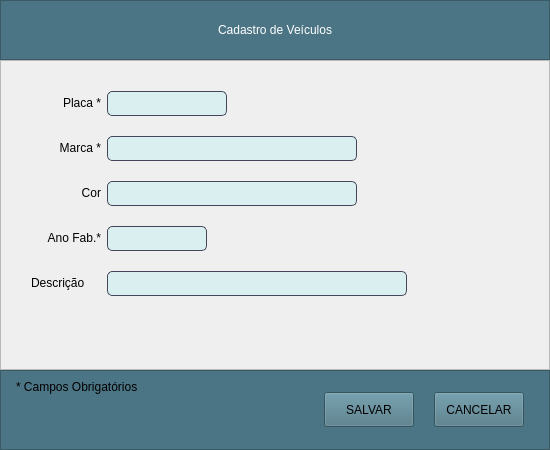
<?xml version="1.0" encoding="UTF-8"?>
<ui version="4.0">
 <class>Janela_Veiculo</class>
 <widget class="QMainWindow" name="Janela_Veiculo">
  <property name="windowModality">
   <enum>Qt::ApplicationModal</enum>
  </property>
  <property name="geometry">
   <rect>
    <x>0</x>
    <y>0</y>
    <width>550</width>
    <height>450</height>
   </rect>
  </property>
  <property name="minimumSize">
   <size>
    <width>550</width>
    <height>450</height>
   </size>
  </property>
  <property name="maximumSize">
   <size>
    <width>550</width>
    <height>450</height>
   </size>
  </property>
  <property name="windowTitle">
   <string>MainWindow</string>
  </property>
  <widget class="QWidget" name="centralwidget">
   <layout class="QVBoxLayout" name="verticalLayout">
    <property name="spacing">
     <number>0</number>
    </property>
    <property name="leftMargin">
     <number>0</number>
    </property>
    <property name="topMargin">
     <number>0</number>
    </property>
    <property name="rightMargin">
     <number>0</number>
    </property>
    <property name="bottomMargin">
     <number>0</number>
    </property>
    <item>
     <widget class="QFrame" name="frame">
      <property name="minimumSize">
       <size>
        <width>0</width>
        <height>60</height>
       </size>
      </property>
      <property name="maximumSize">
       <size>
        <width>16777215</width>
        <height>60</height>
       </size>
      </property>
      <property name="styleSheet">
       <string notr="true">background-color: rgb(75, 117, 132);</string>
      </property>
      <property name="frameShape">
       <enum>QFrame::StyledPanel</enum>
      </property>
      <property name="frameShadow">
       <enum>QFrame::Raised</enum>
      </property>
      <layout class="QHBoxLayout" name="horizontalLayout_2">
       <item>
        <widget class="QLabel" name="label_titulo">
         <property name="styleSheet">
          <string notr="true">font: 87 12pt &quot;Arial Black&quot;;
color: rgb(255, 255, 255);</string>
         </property>
         <property name="text">
          <string>Cadastro de Veículos</string>
         </property>
         <property name="alignment">
          <set>Qt::AlignCenter</set>
         </property>
        </widget>
       </item>
      </layout>
     </widget>
    </item>
    <item>
     <widget class="QFrame" name="frame_2">
      <property name="minimumSize">
       <size>
        <width>70</width>
        <height>0</height>
       </size>
      </property>
      <property name="styleSheet">
       <string notr="true">QLineEdit, QTextEdit{
	border-radius: 5px;
	border: 0.5px solid #44475a;
	font:11pt &quot;MS Shell Dlg 2&quot;;
	padding: 1px;
	background-color: #DAEFF0;
}
QLabel{
	font: 75 11pt &quot;Arial&quot;;
}
QComboBox{
	font: 9pt &quot;MS Shell Dlg 2&quot;;
}
QDateEdit{
	font: 9pt &quot;MS Shell Dlg 2&quot;;
}
QLineEdit:focus{
	border: 1.5px solid #44475a;
}</string>
      </property>
      <property name="frameShape">
       <enum>QFrame::StyledPanel</enum>
      </property>
      <property name="frameShadow">
       <enum>QFrame::Raised</enum>
      </property>
      <layout class="QFormLayout" name="formLayout">
       <property name="formAlignment">
        <set>Qt::AlignLeading|Qt::AlignLeft|Qt::AlignTop</set>
       </property>
       <property name="verticalSpacing">
        <number>20</number>
       </property>
       <property name="leftMargin">
        <number>30</number>
       </property>
       <property name="topMargin">
        <number>30</number>
       </property>
       <item row="0" column="0">
        <widget class="QLabel" name="label_4">
         <property name="minimumSize">
          <size>
           <width>70</width>
           <height>0</height>
          </size>
         </property>
         <property name="text">
          <string>Placa *</string>
         </property>
         <property name="alignment">
          <set>Qt::AlignRight|Qt::AlignTrailing|Qt::AlignVCenter</set>
         </property>
        </widget>
       </item>
       <item row="0" column="1">
        <widget class="QLineEdit" name="placa">
         <property name="minimumSize">
          <size>
           <width>120</width>
           <height>25</height>
          </size>
         </property>
         <property name="maximumSize">
          <size>
           <width>120</width>
           <height>25</height>
          </size>
         </property>
         <property name="maxLength">
          <number>7</number>
         </property>
         <property name="clearButtonEnabled">
          <bool>true</bool>
         </property>
        </widget>
       </item>
       <item row="1" column="0">
        <widget class="QLabel" name="label_2">
         <property name="minimumSize">
          <size>
           <width>70</width>
           <height>0</height>
          </size>
         </property>
         <property name="text">
          <string>Marca *</string>
         </property>
         <property name="alignment">
          <set>Qt::AlignRight|Qt::AlignTrailing|Qt::AlignVCenter</set>
         </property>
        </widget>
       </item>
       <item row="1" column="1">
        <widget class="QLineEdit" name="marca">
         <property name="minimumSize">
          <size>
           <width>250</width>
           <height>25</height>
          </size>
         </property>
         <property name="maximumSize">
          <size>
           <width>250</width>
           <height>25</height>
          </size>
         </property>
         <property name="clearButtonEnabled">
          <bool>true</bool>
         </property>
        </widget>
       </item>
       <item row="2" column="1">
        <widget class="QLineEdit" name="cor">
         <property name="minimumSize">
          <size>
           <width>250</width>
           <height>25</height>
          </size>
         </property>
         <property name="maximumSize">
          <size>
           <width>250</width>
           <height>25</height>
          </size>
         </property>
         <property name="clearButtonEnabled">
          <bool>true</bool>
         </property>
        </widget>
       </item>
       <item row="2" column="0">
        <widget class="QLabel" name="label_3">
         <property name="minimumSize">
          <size>
           <width>70</width>
           <height>0</height>
          </size>
         </property>
         <property name="text">
          <string>Cor</string>
         </property>
         <property name="alignment">
          <set>Qt::AlignRight|Qt::AlignTrailing|Qt::AlignVCenter</set>
         </property>
        </widget>
       </item>
       <item row="3" column="0">
        <widget class="QLabel" name="label_5">
         <property name="minimumSize">
          <size>
           <width>70</width>
           <height>0</height>
          </size>
         </property>
         <property name="text">
          <string>Ano Fab.*</string>
         </property>
         <property name="alignment">
          <set>Qt::AlignRight|Qt::AlignTrailing|Qt::AlignVCenter</set>
         </property>
        </widget>
       </item>
       <item row="3" column="1">
        <widget class="QLineEdit" name="ano_fab">
         <property name="minimumSize">
          <size>
           <width>100</width>
           <height>25</height>
          </size>
         </property>
         <property name="maximumSize">
          <size>
           <width>100</width>
           <height>25</height>
          </size>
         </property>
         <property name="inputMask">
          <string>9999</string>
         </property>
         <property name="clearButtonEnabled">
          <bool>true</bool>
         </property>
        </widget>
       </item>
       <item row="4" column="0">
        <widget class="QLabel" name="label_6">
         <property name="text">
          <string>Descrição</string>
         </property>
        </widget>
       </item>
       <item row="4" column="1">
        <widget class="QLineEdit" name="desc">
         <property name="minimumSize">
          <size>
           <width>300</width>
           <height>25</height>
          </size>
         </property>
         <property name="maximumSize">
          <size>
           <width>300</width>
           <height>25</height>
          </size>
         </property>
         <property name="clearButtonEnabled">
          <bool>true</bool>
         </property>
        </widget>
       </item>
      </layout>
     </widget>
    </item>
    <item>
     <widget class="QFrame" name="frame_3">
      <property name="minimumSize">
       <size>
        <width>0</width>
        <height>80</height>
       </size>
      </property>
      <property name="maximumSize">
       <size>
        <width>16777215</width>
        <height>80</height>
       </size>
      </property>
      <property name="styleSheet">
       <string notr="true">background-color: rgb(75, 117, 132);</string>
      </property>
      <property name="frameShape">
       <enum>QFrame::StyledPanel</enum>
      </property>
      <property name="frameShadow">
       <enum>QFrame::Raised</enum>
      </property>
      <layout class="QHBoxLayout" name="horizontalLayout">
       <property name="spacing">
        <number>20</number>
       </property>
       <property name="leftMargin">
        <number>15</number>
       </property>
       <property name="rightMargin">
        <number>25</number>
       </property>
       <item>
        <widget class="QLabel" name="label">
         <property name="styleSheet">
          <string notr="true">font: 75 11pt &quot;MS Shell Dlg 2&quot;;</string>
         </property>
         <property name="text">
          <string>* Campos Obrigatórios</string>
         </property>
         <property name="alignment">
          <set>Qt::AlignLeading|Qt::AlignLeft|Qt::AlignTop</set>
         </property>
        </widget>
       </item>
       <item>
        <spacer name="horizontalSpacer">
         <property name="orientation">
          <enum>Qt::Horizontal</enum>
         </property>
         <property name="sizeHint" stdset="0">
          <size>
           <width>337</width>
           <height>57</height>
          </size>
         </property>
        </spacer>
       </item>
       <item>
        <widget class="QPushButton" name="botao_salvar">
         <property name="minimumSize">
          <size>
           <width>90</width>
           <height>35</height>
          </size>
         </property>
         <property name="maximumSize">
          <size>
           <width>90</width>
           <height>35</height>
          </size>
         </property>
         <property name="styleSheet">
          <string notr="true">QPushButton{
	font: 87 8pt &quot;Arial Black&quot;;
	border: 0.5px solid #44475a;
	border-radius: 10px;
	color: rgb(255, 255, 255);
	background-color: #44475a;
}
QPushButton:hover{
	background-color: #4f5368;
}font: 9pt &quot;MS Shell Dlg 2&quot;;

</string>
         </property>
         <property name="text">
          <string>SALVAR</string>
         </property>
        </widget>
       </item>
       <item>
        <widget class="QPushButton" name="botao_cancelar">
         <property name="sizePolicy">
          <sizepolicy hsizetype="Fixed" vsizetype="Fixed">
           <horstretch>0</horstretch>
           <verstretch>0</verstretch>
          </sizepolicy>
         </property>
         <property name="minimumSize">
          <size>
           <width>90</width>
           <height>35</height>
          </size>
         </property>
         <property name="maximumSize">
          <size>
           <width>90</width>
           <height>35</height>
          </size>
         </property>
         <property name="styleSheet">
          <string notr="true">QPushButton{
	font: 87 8pt &quot;Arial Black&quot;;
	border: 0.5px solid #44475a;
	border-radius: 10px;
	color: rgb(255, 255, 255);
	background-color: #44475a;
}
QPushButton:hover{
	background-color: #4f5368;
}font: 9pt &quot;MS Shell Dlg 2&quot;;</string>
         </property>
         <property name="text">
          <string>CANCELAR</string>
         </property>
        </widget>
       </item>
      </layout>
     </widget>
    </item>
   </layout>
  </widget>
 </widget>
 <tabstops>
  <tabstop>botao_salvar</tabstop>
  <tabstop>botao_cancelar</tabstop>
 </tabstops>
 <resources/>
 <connections/>
</ui>
